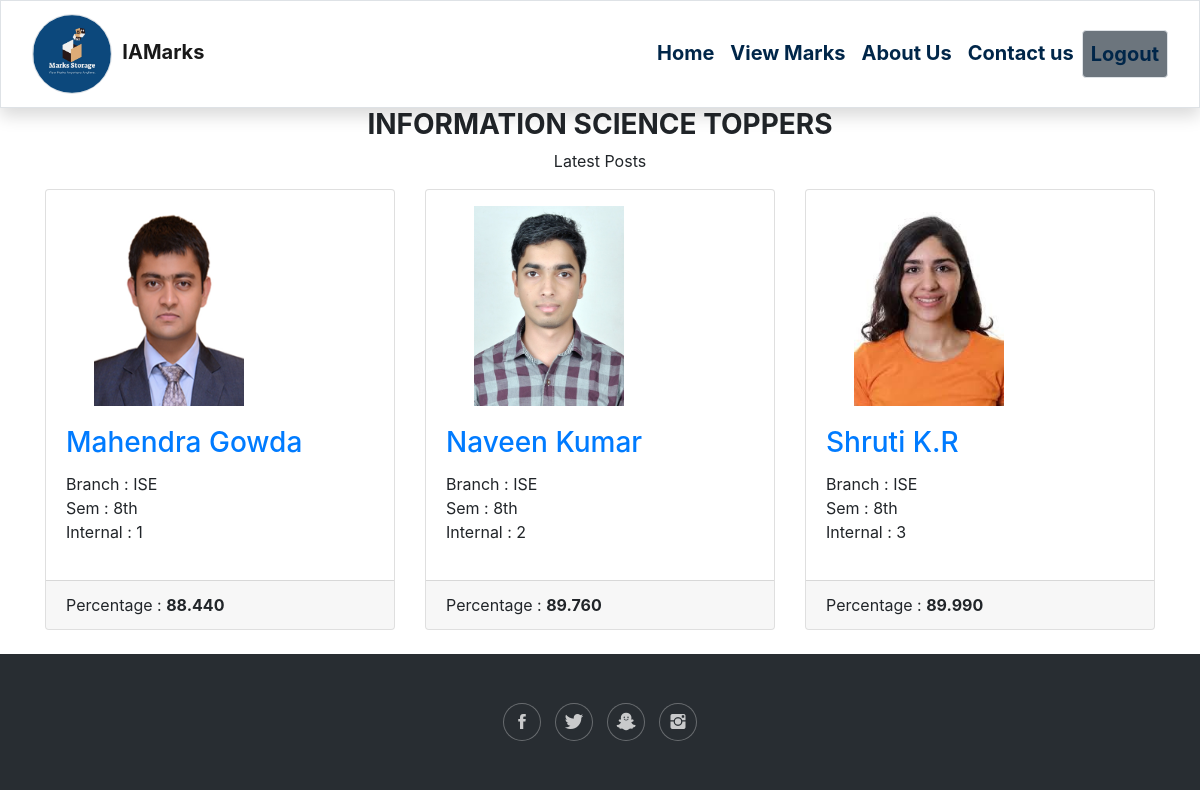
Screenshot of /student/isetoppers with the database file from the repository.
### student/models.py (models this page shows, shortened)
class IseTopper(models.Model):
    sno=models.AutoField(primary_key=True)
    name=models.CharField(max_length=50)
    branch=models.CharField(max_length=20)
    sem=models.CharField(max_length=10)
    Internal=models.IntegerField()
    percentage=models.DecimalField(max_digits=6,decimal_places=3)
    img=models.ImageField(upload_to='toppersspic',blank=True,null=True)
    timeStamp=models.DateTimeField(blank=True)

### student/views.py (the view)
# urls.py: path('isetoppers',views.isetoppers,name="isetoppers"),
def isetoppers(request):
    posts=IseTopper.objects.all()
    context={'posts':posts}
    return render(request,'student/isetoppers.html',context)

### student/templates/student/isetoppers.html (shortened to what this page needs)
{% extends 'student/stud_basic.html' %}
{% load static %}
{% block body %}
 <section id="blog" class="blog-mf sect-pt4 route">
      <div class="container">
        <div class="row">
          <div class="col-sm-12">
            <div class="title-box text-center">
              <h3 class="title">
              <b>INFORMATION SCIENCE TOPPERS </b>
              </h3>
              <p class="subtitle-a">
               Latest Posts
              </p>
            </div>
          </div>
        </div>
        <div class="row">
         {% for  post in posts %}
          <div class="col-md-4">
            <div class="card card-blog">
              <div class="card-img mt-3 mx-5">
                <a href="{{post.img.url}}"><img src="{{post.img.url}}" alt="" class="img" height="200px" width="150px"></a>
              </div>
              <div class="card-body">
                <h3 class="card-title"><a href="blog-single.html">{{post.name}}</a></h3>
                <p class="card-description">
                  Branch : {{post.branch}}<br>
                  Sem : {{post.sem}}<br>
                  Internal : {{post.Internal}}
                </p>
              </div>
              <div class="card-footer">
                <div class="post-author">
                    <span class="author">Percentage : <b>{{post.percentage}}</b></span>
                </div>
              </div>
            </div>
          </div>
          <br>
          {% endfor %}
        </div>
      </div>
    </section>
{% endblock body %}

### rows the page displays
IseTopper: img (picture), name "Mahendra Gowda", branch "ISE", sem "8th", Internal "1", percentage "88.440"
IseTopper: img (picture), name "Naveen Kumar", branch "ISE", sem "8th", Internal "2", percentage "89.760"
IseTopper: img (picture), name "Shruti K.R", branch "ISE", sem "8th", Internal "3", percentage "89.990"
